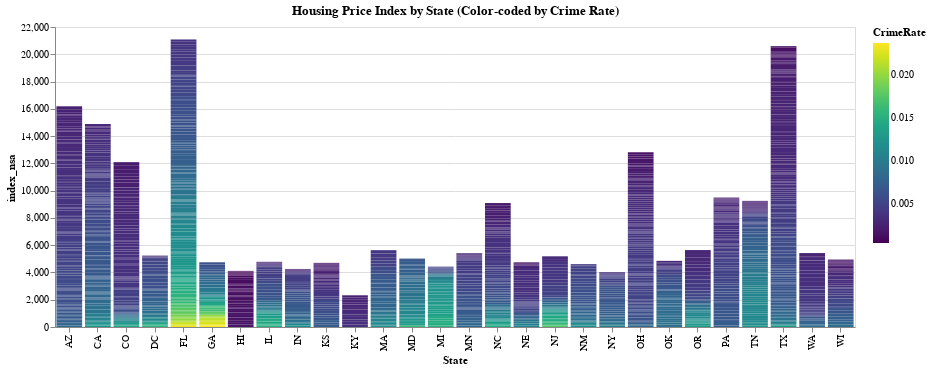

The notebook cell saved with this chart:
### Markdown cell above
This method uses the Bokeh library to create an interactive visualization of housing price index versus the number of assaults for different states. The visualization consists of a scatter plot and a bar plot, both of which include hover tools for displaying information about the data points. It will produce an interactive visualization that allows users to explore the relationship between the housing price index and the number of assaults in different states.

### Code cell
import altair as alt

# Calculate the crime rate for each state
data['CrimeRate'] = data['Assaults'] / data['Population']

# Create an Altair chart
alt_chart = alt.Chart(data).mark_bar().encode(
    x='State',
    y='index_nsa',
    color=alt.Color('CrimeRate', scale=alt.Scale(scheme='viridis')),
    tooltip=['State', 'index_nsa', 'CrimeRate']
).properties(
    title='Housing Price Index by State (Color-coded by Crime Rate)',
    width=800
)

# Display the chart
alt_chart

### Figure 1 — Vega-Lite specification as saved in the notebook (floating-point values rounded to 4 significant figures; data arrays with more than 128 entries replaced by an {"elided": "..."} marker saying what was removed)
{"config": {"view": {"continuousWidth": 400, "continuousHeight": 300}}, "data": {"name": "data-64285e47e4a62305a50ee8f2f4c0c7ab"}, "mark": "bar", "encoding": {"color": {"field": "CrimeRate", "scale": {"scheme": "viridis"}, "type": "quantitative"}, "tooltip": [{"field": "State", "type": "nominal"}, {"field": "index_nsa", "type": "quantitative"}, {"field": "CrimeRate", "type": "quantitative"}], "x": {"field": "State", "type": "nominal"}, "y": {"field": "index_nsa", "type": "quantitative"}}, "title": "Housing Price Index by State (Color-coded by Crime Rate)", "width": 800, "$schema": "https://vega.github.io/schema/vega-lite/v4.17.0.json", "datasets": {"data-64285e47e4a62305a50ee8f2f4c0c7ab": {"elided": "1708 records"}}}
